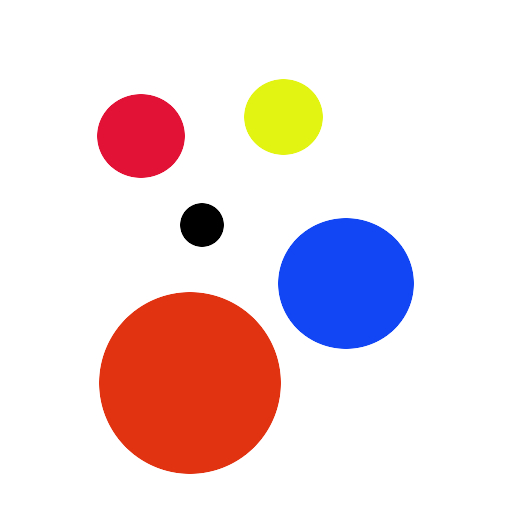
#> input picture Depricated/pixel_count/circles.jpg, 512 x 512 px, given in place of the camera
$ jupyter execute Live_red-green.ipynb
#> lines starting #> are read from the running program, lines starting #| are printed output that depends on the picture; after the words box and inside, x2 and y2 are one past the last pixel; in counts of white or black regions, pixels touching at a corner belong together
[cell 1]
import cv2
import numpy as np

[cell 2]
# define color ranges in HSV
lower_red = np.array([0, 50,50])
upper_red = np.array([20,255,255])

lower_green = np.array([50, 50, 50])
upper_green = np.array([70, 255, 255])

[cell 3]
def adjust(x):
    pass

[cell 4]
#Adjustment sliders for color range
# 29 is lower end of yellow in HSV space
cv2.namedWindow('red')
cv2.createTrackbar('lower_red_adjust', 'red', lower_red[0], 29, adjust)
cv2.createTrackbar('upper_red_adjust', 'red', upper_red[0], 29, adjust)


# 119 is lower end of blue in HSV space
cv2.namedWindow('green')
cv2.createTrackbar('lower_green_adjust', 'green', lower_green[0], 79, adjust)
cv2.createTrackbar('upper_green_adjust', 'green', upper_green[0], 79, adjust)

[cell 5]
import cv2
import numpy as np

cap = cv2.VideoCapture(0)


while(1):

    # Take each frame
    _, frame = cap.read()
#> frame is the input picture: shape (512, 512, 3); mean B, G, R 220.8, 218.1, 236.8

    # Convert BGR to HSV
    hsv = cv2.cvtColor(frame, cv2.COLOR_BGR2HSV)
#> hsv: shape (512, 512, 3); mean H, S, V 11.4, 45.2, 249.2

    # Threshold the selected HSV colors
    mask_red = cv2.inRange(hsv, lower_red, upper_red)
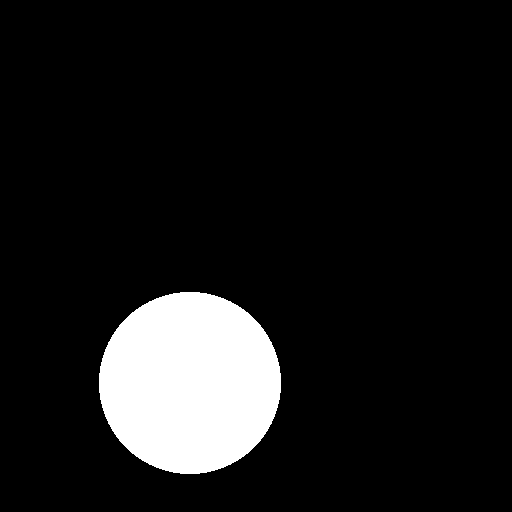
#> mask_red: shape (512, 512); 9.9% white; 1 white region, box (x1, y1, x2, y2) and area: (99, 292, 281, 474) 26024


    mask_green = cv2.inRange(hsv, lower_green, upper_green)
#> mask_green: shape (512, 512); every value is 0

    # Bitwise-AND mask and original image
    ratio='Red:Green '+str(cv2.countNonZero(mask_red))+":"+str(cv2.countNonZero(mask_green))
#> ratio = 'Red:Green 26024:0'
    #res = cv2.bitwise_and(frame,frame, mask= mask_red)

    #calculate the resulting image - this may be much slower than just dealing with the masks consider reverting
    res_red=cv2.bitwise_and(frame, frame, mask=mask_red)
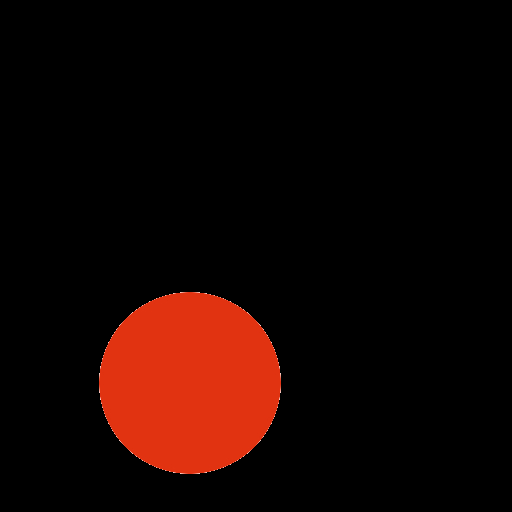
#> res_red: shape (512, 512, 3); mean B, G, R 1.8, 5.2, 22.4
    res_green=cv2.bitwise_and(frame, frame, mask=mask_green)
#> res_green: shape (512, 512, 3); every value is 0

    # add red:green ratio to window
    cv2.putText(frame, ratio, (10,50), cv2.FONT_HERSHEY_PLAIN, 2, (0, 0, 0), 2 )
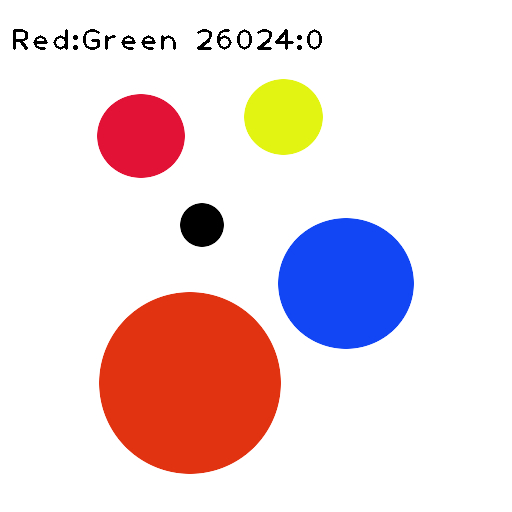
#> frame: shape (512, 512, 3); 0.67% of pixels changed, all inside (x1, y1, x2, y2) = (13, 29, 322, 50)

    # take red:green measurments above this point


    # all text additions need to be made AFTER measurements have been taken!
    # add adjustment slider values to window
    #cv2.putText(mask_red, str(lower_red), (10,50), cv2.FONT_HERSHEY_PLAIN, 2, (255,255,255), 2 )
    #cv2.putText(mask_red, str(upper_red), (10, 100), cv2.FONT_HERSHEY_PLAIN, 2, (255, 255, 255), 2)
    cv2.putText(res_red, str(lower_red), (10,50), cv2.FONT_HERSHEY_PLAIN, 2, (255,255,255), 2 )
    cv2.putText(res_red, str(upper_red), (10, 100), cv2.FONT_HERSHEY_PLAIN, 2, (255, 255, 255), 2)
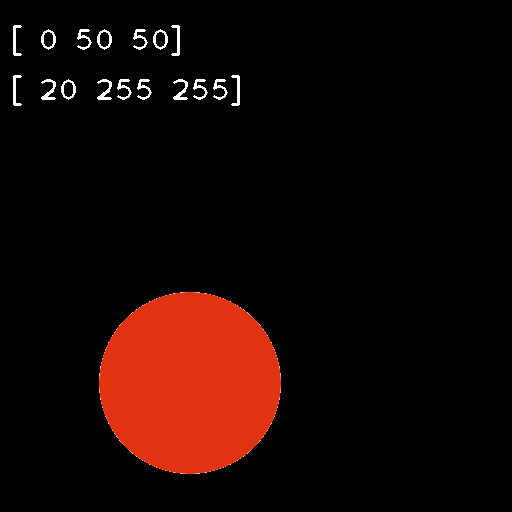
#> res_red: shape (512, 512, 3); mean B, G, R 3.8, 7.2, 24.4

    #cv2.putText(mask_green, str(lower_green), (10,50), cv2.FONT_HERSHEY_PLAIN, 2, (255,255,255), 2 )
    #cv2.putText(mask_green, str(upper_green), (10, 100), cv2.FONT_HERSHEY_PLAIN, 2, (255, 255, 255), 2)
    cv2.putText(res_green, str(lower_green), (10,50), cv2.FONT_HERSHEY_PLAIN, 2, (255,255,255), 2 )
    cv2.putText(res_green, str(upper_green), (10, 100), cv2.FONT_HERSHEY_PLAIN, 2, (255, 255, 255), 2)
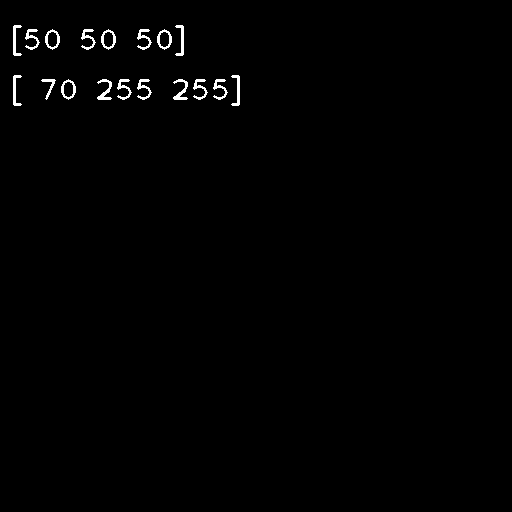
#> res_green: shape (512, 512, 3); 0.82% white; 18 white regions, largest, box (x1, y1, x2, y2) and area: (97, 79, 112, 100) 134, (173, 79, 188, 100) 134, (13, 25, 22, 56) 123

    #live image
    cv2.imshow('live',frame)

    #cv2.imshow('red',mask_red)
    cv2.imshow('red', res_red)

    #cv2.imshow('green', mask_green )
    cv2.imshow('green', res_green)
    #cv2.imshow('result_green', res_green)

    #read and adjust values from sliders
    lower_red[0]=cv2.getTrackbarPos('lower_red_adjust', 'red')
    upper_red[0]=cv2.getTrackbarPos('upper_red_adjust', 'red')

    lower_green[0]=cv2.getTrackbarPos('lower_green_adjust', 'green')
    upper_green[0]=cv2.getTrackbarPos('upper_green_adjust', 'green')


    #cv2.imshow('res',res)


    if cv2.waitKey(1) & 0xFF == ord('q'):
#> (key q is pressed here)
        break

cap.release()
cv2.destroyAllWindows()
cv2.waitKey(1)
